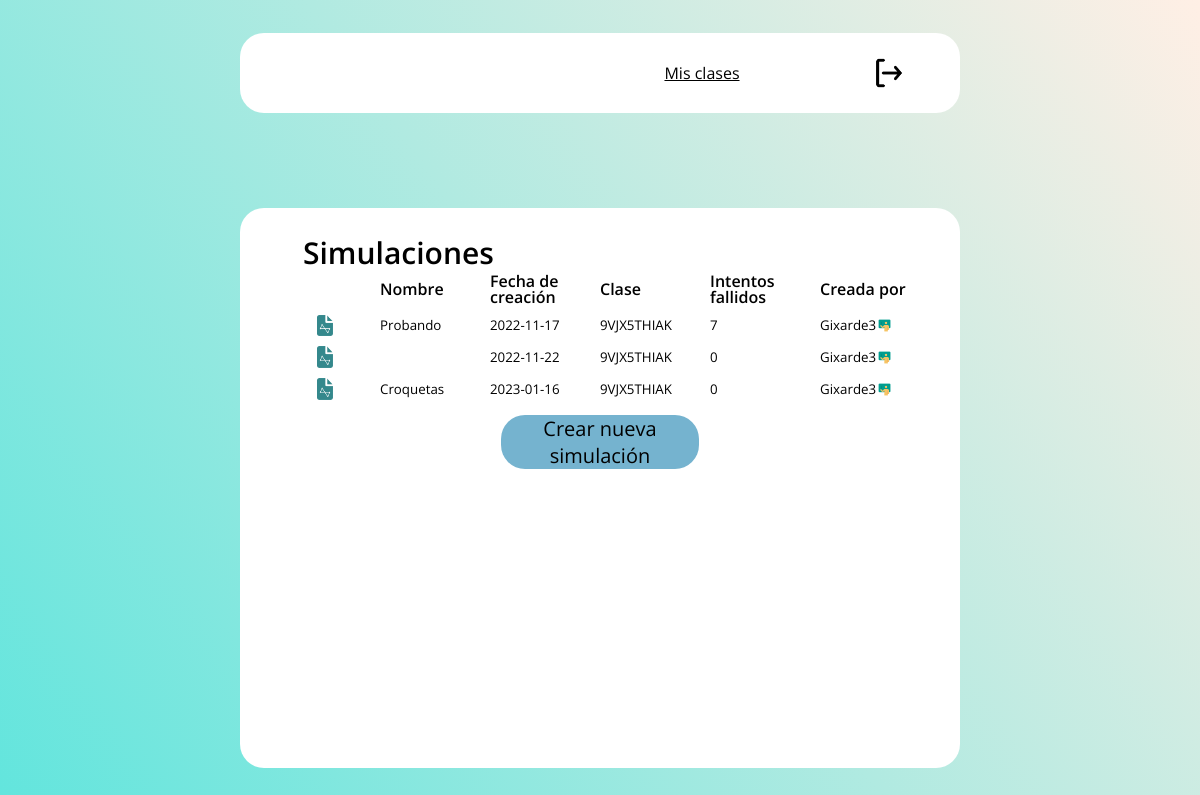
Page /simulaciones/index.php?id_alumno=3 on the committed database.
### tables this page shows
CREATE TABLE `simulaciones` (
  `id_simulacion` int(11) NOT NULL,
  `id_creador` int(11) NOT NULL,
  `id_clase` int(11) NOT NULL,
  `datos_iniciales` varchar(128) NOT NULL DEFAULT '53,90,135,120,220',
  `fecha_subida` date NOT NULL DEFAULT current_timestamp(),
  `nombre` varchar(254) NOT NULL DEFAULT 'Sin nombre',
  `intentos` int(11) NOT NULL DEFAULT 0
);

CREATE TABLE `clases` (
  `id_clase` int(11) NOT NULL,
  `id_profesor` int(11) NOT NULL,
  `codigo` varchar(64) NOT NULL
);

CREATE TABLE `usuarios` (
  `id_usuario` int(11) NOT NULL,
  `usuario` varchar(254) NOT NULL,
  `password` varchar(254) NOT NULL,
  `es_profesor` int(11) NOT NULL DEFAULT 0
);

### simulaciones/index.php (the view, shortened to what this page needs)
<?php session_start();
    require '../conexion.php';
    $id_usuario = $_SESSION['id_usuario'];
    $es_profesor = $_SESSION['es_profesor'];
    if(isset($_GET['id_alumno'])){
        $id_usuario = $_GET['id_alumno'];
        $es_profesor = false;
    }
    $clases_p = array();
    $simulaciones = array();
    if($es_profesor){
        $sql = "SELECT * FROM clases WHERE id_profesor = '$id_usuario'";
        $datos = mysqli_query($con, $sql);
        while($row = mysqli_fetch_assoc($datos)){
            $clase_act = $row['id_clase'];
            $clases_p[] = $row;
            $sql = "SELECT * FROM simulaciones WHERE id_clase = '$clase_act'";
            $resultado = mysqli_query($con, $sql);
            while($fila = mysqli_fetch_assoc($resultado)){
                $simulaciones[] = $fila;
            }
        }
    }else{
        $profesor = $_SESSION['profesor'];
        $clase = $_SESSION['clase'];
        $sql = "SELECT * FROM simulaciones WHERE id_creador = '$id_usuario' OR (id_creador = '$profesor' AND id_clase = '$clase');";
        $datos = mysqli_query($con, $sql);
        while($row = mysqli_fetch_assoc($datos)){
            $simulaciones[] = $row;
        }
    }
?>
<!DOCTYPE html>
<html lang="en">
<head>
    <link rel="stylesheet" href="../css/reset.css">
    <link rel="stylesheet" href="../css/styles.css">
</head>
<body style = "font-family: 'Open Sans', sans-serif;">
    <main>
        <header>
            <?php if($es_profesor || isset($_GET['id_alumno'])): ?>
                <a href="../clases" style = "color: #000">Mis clases</a>
            <?php endif; ?>
            <button type="button" onclick="salir()" id = "log_out"><img src="../img/Icono_salir.png" alt="Salir"></button>
        </header>
        <section>
            <h1>Simulaciones</h1>
            <article id="encabezados">
                <h3>Nombre</h3>
                <h3>Fecha de creación</h3>
                <h3>Clase</h3>
                <h3>Intentos fallidos</h3>
                <h3>Creada por</h3>
            </article>
            <form action="../simulador/" method="get" class = "n_form">
                <?php foreach($simulaciones as $iteracion => $fila): ?>
                    <button type="submit" value = "<?php echo $fila['id_simulacion']; ?>" class = "n_button" name = "id_simulacion">
                        <article>
                            <p class = "icono_a"><img src="../img/Icono_archivo.png" alt="Imagen archivo"></p>
                            <p><?php echo $fila['nombre']; ?></p>
                            <p><?php echo $fila['fecha_subida']; ?></p>
                            <?php
                                $clase_id = $fila['id_clase'];
                                $sql = "SELECT * FROM clases WHERE id_clase = '$clase_id'";
                                $datos_c = mysqli_query($con, $sql);
                                while($fila_c = mysqli_fetch_assoc($datos_c)){
                                    $clases = $fila_c;
                                }
                            ?>
                            <p><?php echo $clases['codigo']; ?></p>
                            <?php
                                $clase_id = $fila['id_creador'];
                                $sql = "SELECT * FROM usuarios WHERE id_usuario = '$clase_id'";
                                $datos_c = mysqli_query($con, $sql);
                                while($fila_c = mysqli_fetch_assoc($datos_c)){
                                    $clases = $fila_c;
                                }
                            ?>
                            <p><?php echo $fila['intentos']?></p>
                            <p id= "creada_por"><?php echo $clases['usuario'] . ($clases['es_profesor'] ? '<img src="../img/Icono_de_profesor.png" alt="Es profesor" id="es_profesor">' : '' ); ?></p>
                        </article>
                    </button>
                <?php endforeach; ?>
                <button type="button" class = "n_button" id = "nueva_simulacion" onclick="crear(false)">Crear nueva simulación</button>
            </form>
        </section>
    </main>
</body>
</html>

### css/styles.css (style rules this page uses)
* { font-family: 'Open Sans', sans-serif; color: #fff; }
body { background: rgb(98,229,221); background: linear-gradient(54deg, rgba(98,229,221,1) 0%, rgba(255,239,229,1) 100%); }
main { width: 100vw; min-height: 100vh; display: flex; justify-content: space-around; align-items: center; flex-direction: column; }
form { position: relative; padding: 20px; border-radius: 24px 24px 24px 24px; -moz-border-radius: 24px 24px 24px 24px; -webkit-border-radius: 24px 24px 24px 24px; background-color: #75B3CF; width: 25%; display: flex; justify-content: center; align-items: center; flex-direction: column; }
a { color: #fff; }
section { width: 60%; min-height: 70vh; display: flex; box-sizing: border-box; justify-content: top; align-items: center; flex-direction: column; background-color: #fff; border-radius: 24px 24px 24px 24px; -moz-border-radius: 24px 24px 24px 24px; -webkit-border-radius: 24px 24px 24px 24px; padding: 30px; color: #000; }
h3, p, h1, article { color: #000; box-sizing: border-box; margin-bottom: 5px; }
article, header { width: 100%; display: flex; align-items: center; justify-content: space-between; }
p, h3 { width: 16.6666%; text-align: left; }
p img { width: 15%; }
h1 { width: 90%; text-align: left; font-size: 30px; font-weight: 600; }
#encabezados { font-weight: 600; }
.icono_a { display: flex; align-items: center; justify-content: space-around; }
header { width: 60%; height: 10vh; background-color: #fff; border-radius: 24px 24px 24px 24px; -moz-border-radius: 24px 24px 24px 24px; -webkit-border-radius: 24px 24px 24px 24px; margin-bottom: 30px; box-sizing: border-box; padding: 20px; }
.n_button { background-color: rgba(0,0,0,0); width: 100%; height: auto; border: 0; padding: 0; display: flex; align-items: center; justify-content: space-between; cursor: pointer; color: #000; }
.n_form { padding: 0; margin: 0; border: 0; background-color: rgba(0,0,0,0); width: 100%; height: auto; }
#log_out { background-color: rgba(0,0,0,0); height: auto; border: 0; padding: 0; display: flex; align-items: center; justify-content: space-between; cursor: pointer; color: #000; width: 10%; }
#log_out img { width: 50%; }
#nueva_simulacion { justify-content: space-around; font-size: 20px; background-color: #75B3CF; width: 30%; margin: 5px; border-radius: 24px 24px 24px 24px; -moz-border-radius: 24px 24px 24px 24px; -webkit-border-radius: 24px 24px 24px 24px; }
#creada_por { display: flex; align-items: center; justify-content: flex-start; }

### rows in the picture
simulaciones: $fila['id_simulacion'] 3 (drawn), nombre "Probando", fecha_subida "2022-11-17", id_clase.codigo "9VJX5THIAK", intentos "7", id_creador.usuario "Gixarde3"
simulaciones: $fila['id_simulacion'] 14 (drawn), fecha_subida "2022-11-22", id_clase.codigo "9VJX5THIAK", intentos "0", id_creador.usuario "Gixarde3"
simulaciones: $fila['id_simulacion'] 21 (drawn), nombre "Croquetas", fecha_subida "2023-01-16", id_clase.codigo "9VJX5THIAK", intentos "0", id_creador.usuario "Gixarde3"
